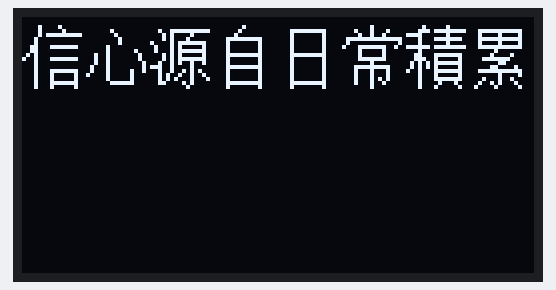
This sketch was run on a simulated Arduino Uno, built with avr-gcc and run on an emulated ATmega328P. Parts: 128×64 one-colour display.

Above: at 0.4 s.

The sketch:

diy5-3.ino
```cpp
#include <U8g2lib.h>
#include "myFont.h"

U8G2_SSD1306_128X64_NONAME_1_HW_I2C u8g2(U8G2_R0, U8X8_PIN_NONE);

void setup() {
  u8g2.begin();
  u8g2.setFont(myFont);   // 使用自訂的中文字體
  u8g2.enableUTF8Print();  // 啟用顯示UTF-8 編碼字串

  u8g2.firstPage();
  do {
    u8g2.setCursor(0, 16);
    u8g2.print("信心源自日常積累");
  } while ( u8g2.nextPage() );
}

void loop() { }
```

myFont.h
```cpp
// (licence header left out)
const uint8_t myFont[313] U8G2_FONT_SECTION("myFont") =
  "\10\0\4\3\4\5\3\2\6\17\20\0\376\16\376\16\376\0\0\0\0\0\2\0\0\0\4\377\377O\341%"
  "\17\11L)\243\2#\16d\302\243en\204#bCb\216\302\323\34\305D\5\305D\5\305\34\305D"
  "E\0^\70%\17\11|\241\61\351BR\35\134\4\313\234D%\214\12\274\15=\20\213I\26\223,&"
  "\42YLHl\34\0_\303%\357\30l\361\0\361\0\341\261\341aA!q\61!q\61!\201\21\61"
  "\201\21\61Q!BQ\201Q\221\66\0e\345\20\371\16\14\7s\272;\240\323\273\3\272\0n\220\65\377"
  "\10,!\7\63\21Aq\21\61QA\21'\61\21Q!\61\21G\21\251\202\42\42nB\42BR\214"
  "\4\205\205\244H\24\21\222MD\232$B\21\321Q\0zM-\17\11LQq\23\7eq\61Ga"
  "A\26\7\61\321\62\67#Q!\21)N\42\262\212\10\211\71\212\211\12\212\71J\23\25\23\25\1}/"
  "%\374\12\34\7\24A)\16(\202R\34P\205\6\5]\12\12\205\34\220\5\205\304\204\304\204D\304D"
  "\4E\5\201\352\24\11\17Lq\311\16\346\324\35\320\311\35\320\251;\240\13\0";
```
